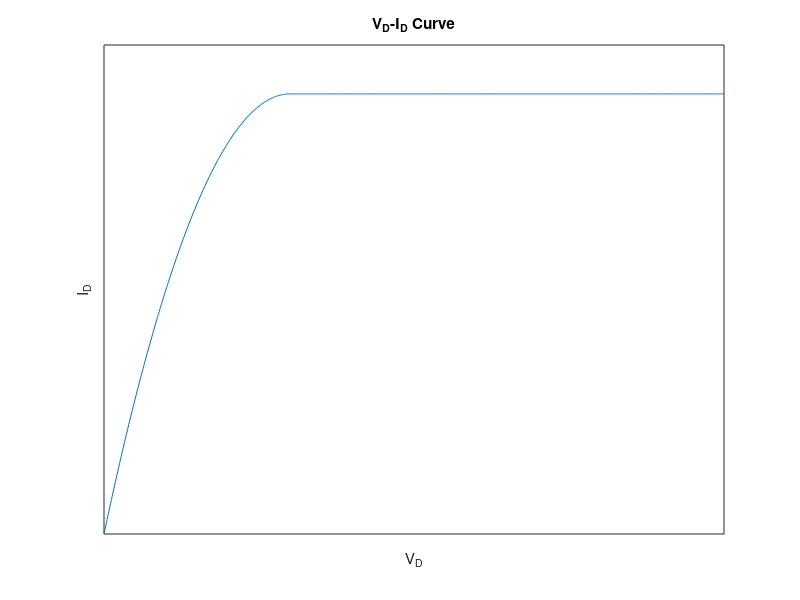

MATLAB code for this plot:
vd=linspace(0,5,1000);
id=zeros(1,1000);
id(1:300)=-(vd(1:300)-1.5).^2+2.25;
id(301:length(id))=(-(vd(300)-1.5).^2+2.25)*ones(1,700);
plot(vd,id)
set(gca,'XTick',[], 'YTick', [])
title('V_D-I_D Curve')
xlabel('V_D')
ylabel('I_D')
waitforbuttonpress ()
print(1,strcat("../images/",mfilename(),".pdf"),"-dpdf","-S600,400")
close()